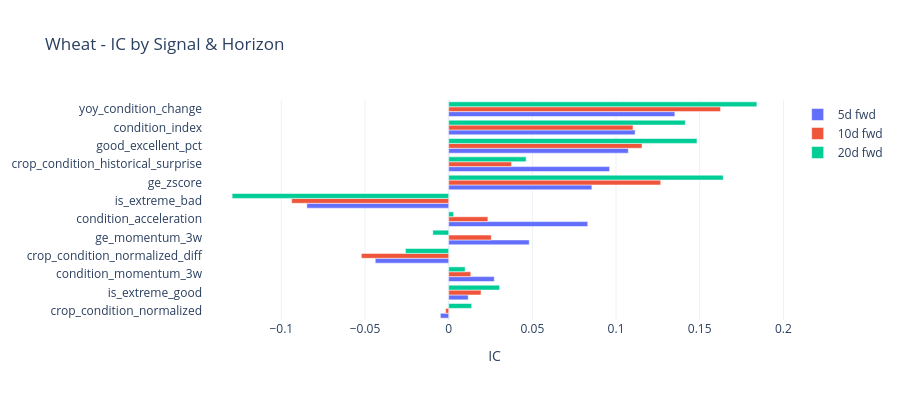

Write notebook code for a chart like this one.
### Markdown cell above
---
## 4. Signal Quality Assessment
IC, ICIR, Hit Rate, Turnover per signal across multiple forward return horizons.

### Code cell
def compute_signal_quality(df, signal_col, return_col='fwd_5d_ret'):
    data = df[[signal_col, return_col, 'year']].dropna().copy()
    if len(data) < 30:
        return {'signal': signal_col, 'n': len(data), 'IC': np.nan, 'ICIR': np.nan, 'hit_rate': np.nan, 'turnover': np.nan}
    ic = data[signal_col].corr(data[return_col])
    yearly_ics = data.groupby('year').apply(lambda g: g[signal_col].corr(g[return_col])).dropna()
    icir = yearly_ics.mean()/yearly_ics.std() if len(yearly_ics)>=3 and yearly_ics.std()>0 else np.nan
    hit = (np.sign(data[signal_col]) == np.sign(data[return_col])).mean()
    signs = np.sign(data[signal_col].sort_index())
    turnover = (signs != signs.shift(1)).sum() / len(data)
    return {'signal': signal_col, 'n': len(data), 'IC': ic, 'ICIR': icir, 'hit_rate': hit, 'turnover': turnover}

def get_signal_columns(df):
    exclude = {'signal_date','date','value','year','month','week_of_year','season',
               'realized_vol_20d','vol_regime','price_20d_momentum','trend_regime','date_price','date_vol'}
    exclude |= {c for c in df.columns if 'fwd_' in c}
    return [c for c in df.columns if c not in exclude and df[c].dtype in ['float64','int64','Int64','float32','int32']]

for cmd in COMMODITIES:
    m = master[cmd]
    sig_cols = get_signal_columns(m)
    print(f'\n{"="*70}\n{COMMODITIES[cmd]["name"]} - Signal Quality\n{"="*70}')
    results = []
    for horizon in FORWARD_HORIZONS:
        for sig in sig_cols:
            r = compute_signal_quality(m, sig, f'fwd_{horizon}d_ret')
            r['horizon'] = f'{horizon}d'
            results.append(r)
    quality_df = pd.DataFrame(results).sort_values('IC', ascending=False, key=abs)
    top = quality_df[quality_df['horizon']=='5d'].head(10)
    print(f'\nTop signals by |IC| (5d fwd):')
    display(top.style.format({'IC':'{:.4f}','ICIR':'{:.2f}','hit_rate':'{:.1%}','turnover':'{:.1%}'}))
    # Bar chart
    fig = go.Figure()
    for horizon in FORWARD_HORIZONS:
        h_df = quality_df[quality_df['horizon']==f'{horizon}d'].sort_values('IC', key=abs)
        fig.add_trace(go.Bar(y=h_df['signal'], x=h_df['IC'], orientation='h', name=f'{horizon}d fwd'))
    fig.update_layout(title=f'{COMMODITIES[cmd]["name"]} - IC by Signal & Horizon',
        barmode='group', height=max(400,len(sig_cols)*25), template='plotly_white', xaxis_title='IC')
    fig.show()
    master[cmd+'_quality'] = quality_df

### Figure 1 — Plotly figure (JSON) as saved in the notebook; plotly's stock layout.template omitted (floating-point values rounded to 4 significant figures)
{"data": [{"name": "5d fwd", "orientation": "h", "type": "bar", "x": [-0.004979, 0.01166, 0.02724, -0.04389, 0.04813, 0.0831, -0.08477, 0.08556, 0.09617, 0.1073, 0.1114, 0.1351], "y": ["crop_condition_normalized", "is_extreme_good", "condition_momentum_3w", "crop_condition_normalized_diff", "ge_momentum_3w", "condition_acceleration", "is_extreme_bad", "ge_zscore", "crop_condition_historical_surprise", "good_excellent_pct", "condition_index", "yoy_condition_change"]}, {"name": "10d fwd", "orientation": "h", "type": "bar", "x": [-0.001821, 0.0132, 0.01933, 0.02343, 0.02545, 0.03756, -0.05219, -0.09384, 0.1101, 0.1155, 0.1267, 0.1624], "y": ["crop_condition_normalized", "condition_momentum_3w", "is_extreme_good", "condition_acceleration", "ge_momentum_3w", "crop_condition_historical_surprise", "crop_condition_normalized_diff", "is_extreme_bad", "condition_index", "good_excellent_pct", "ge_zscore", "yoy_condition_change"]}, {"name": "20d fwd", "orientation": "h", "type": "bar", "x": [0.002909, -0.009489, 0.009818, 0.01372, -0.02584, 0.03046, 0.04628, -0.1294, 0.1414, 0.1484, 0.164, 0.1841], "y": ["condition_acceleration", "ge_momentum_3w", "condition_momentum_3w", "crop_condition_normalized", "crop_condition_normalized_diff", "is_extreme_good", "crop_condition_historical_surprise", "is_extreme_bad", "condition_index", "good_excellent_pct", "ge_zscore", "yoy_condition_change"]}], "layout": {"barmode": "group", "height": 400, "title": {"text": "Wheat - IC by Signal & Horizon"}, "xaxis": {"title": {"text": "IC"}}}}
